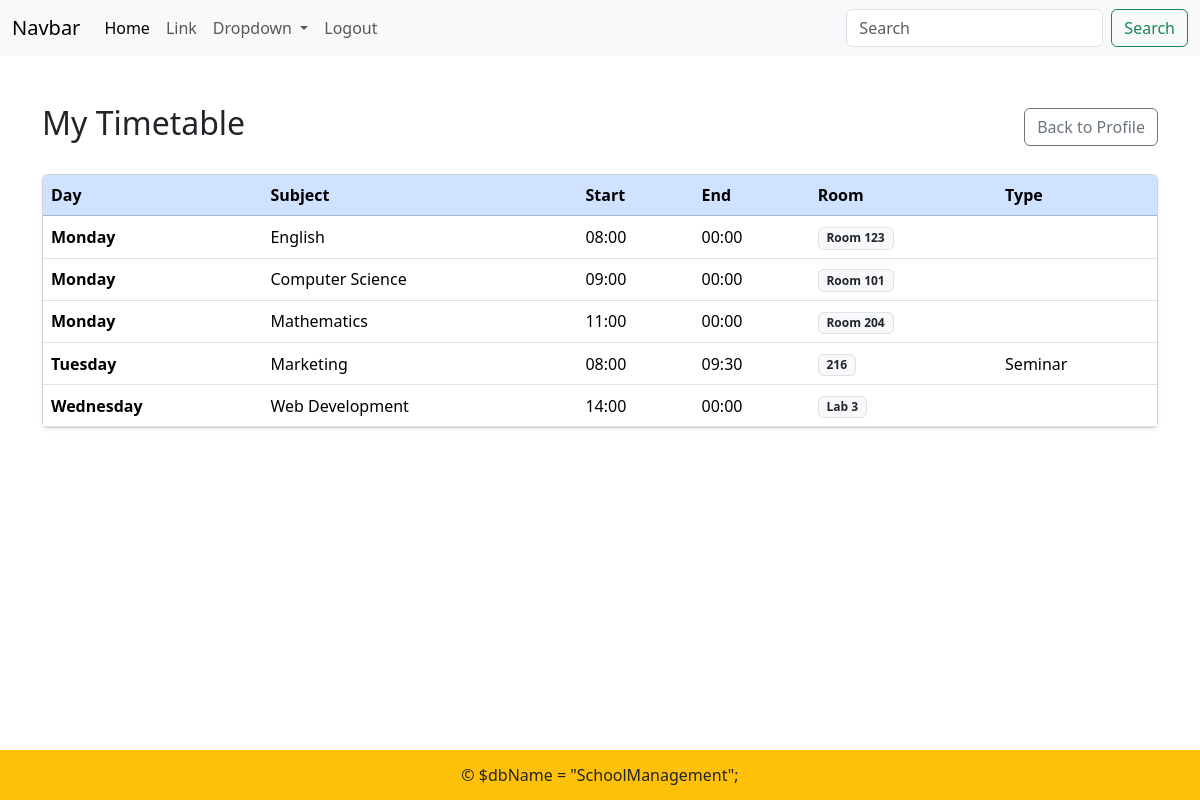
The app's page /timetable.php (signed in) with its own data.
### tables this page shows
CREATE TABLE `timetable` (
  `id` int NOT NULL,
  `subject_name` varchar(255) NOT NULL,
  `class_day` varchar(20) NOT NULL,
  `start_time` time NOT NULL,
  `room_number` varchar(50) NOT NULL,
  `class_type` varchar(50) NOT NULL,
  `user_id` int DEFAULT NULL,
  `course_id` int DEFAULT NULL,
  `end_time` time NOT NULL
);

### timetable.php (the view, shortened to what this page needs)
<?php
require_once "includes/dbh.php";
$userId = (int) $_SESSION["userId"];
$courseId = 0;
$sqlCourse = "SELECT course_id FROM users WHERE user_id = ?";
$stmtCourse = mysqli_prepare($conn, $sqlCourse);
mysqli_stmt_bind_param($stmtCourse, "i", $userId);
mysqli_stmt_execute($stmtCourse);
$resCourse = mysqli_stmt_get_result($stmtCourse);
if ($resCourse && ($courseRow = mysqli_fetch_assoc($resCourse))) {
    $courseId = (int) ($courseRow["course_id"] ?? 0);
}
$sql = "
    SELECT *
    FROM timetable
    WHERE (course_id = ? OR user_id = ?)
    ORDER BY FIELD(class_day, 'Monday', 'Tuesday', 'Wednesday', 'Thursday', 'Friday'),
             start_time ASC
";
$stmt = mysqli_prepare($conn, $sql);
mysqli_stmt_bind_param($stmt, "ii", $courseId, $userId);
mysqli_stmt_execute($stmt);
$result = mysqli_stmt_get_result($stmt);
include "includes/header.php";
?>
<div class="container mt-5">
    <div class="d-flex justify-content-between align-items-center mb-4">
        <h2><i class="fas fa-calendar-alt text-primary"></i> My Timetable</h2>
        <a href="profile.php" class="btn btn-outline-secondary">Back to Profile</a>
    </div>
    <div class="card shadow-sm">
        <div class="card-body p-0">
            <table class="table table-hover mb-0 align-middle">
                <thead class="table-primary">
                    <tr>
                        <th>Day</th>
                        <th>Subject</th>
                        <th>Start</th>
                        <th>End</th>
                        <th>Room</th>
                        <th>Type</th>
                    </tr>
                </thead>
                <tbody>
                    <?php if ($result && mysqli_num_rows($result) > 0): ?>
                        <?php while ($row = mysqli_fetch_assoc($result)): ?>
                            <?php
                                $start = !empty($row['start_time']) ? date("H:i", strtotime($row['start_time'])) : "--:--";
                                $end   = !empty($row['end_time'])   ? date("H:i", strtotime($row['end_time']))   : "--:--";
                                $roomRaw = (string)($row['room_number'] ?? '');
                                $roomSafe = htmlspecialchars($roomRaw);
                                $isOnline = (strtolower(trim($roomRaw)) === 'online');
                            ?>
                            <tr>
                                <td class="fw-bold"><?php echo htmlspecialchars($row['class_day'] ?? ''); ?></td>
                                <td><?php echo htmlspecialchars($row['subject_name'] ?? ''); ?></td>
                                <td><?php echo $start; ?></td>
                                <td><?php echo $end; ?></td>
                                <td>
                                    <?php if ($roomSafe === ''): ?>
                                        <span class="text-muted">—</span>
                                    <?php elseif ($isOnline): ?>
                                        <span class="badge bg-success text-white"><?php echo $roomSafe; ?></span>
                                    <?php else: ?>
                                        <span class="badge bg-light text-dark border"><?php echo $roomSafe; ?></span>
                                    <?php endif; ?>
                                </td>
                                <td><?php echo htmlspecialchars($row['class_type'] ?? ''); ?></td>
                            </tr>
                        <?php endwhile; ?>
                    <?php else: ?>
                        <tr>
                            <td colspan="6" class="text-center py-4 text-muted">No classes scheduled yet.</td>
                        </tr>
                    <?php endif; ?>
                </tbody>
            </table>
        </div>
    </div>
</div>
<?php include "includes/footer.php"; ?>

### records on screen
timetable: class_day "Monday", subject_name "English", start_time "08:00", end_time "00:00", room_number "Room 123"
timetable: class_day "Monday", subject_name "Computer Science", start_time "09:00", end_time "00:00", room_number "Room 101"
timetable: class_day "Monday", subject_name "Mathematics", start_time "11:00", end_time "00:00", room_number "Room 204"
timetable: class_day "Tuesday", subject_name "Marketing", start_time "08:00", end_time "09:30", room_number "216", class_type "Seminar"
timetable: class_day "Wednesday", subject_name "Web Development", start_time "14:00", end_time "00:00", room_number "Lab 3"
